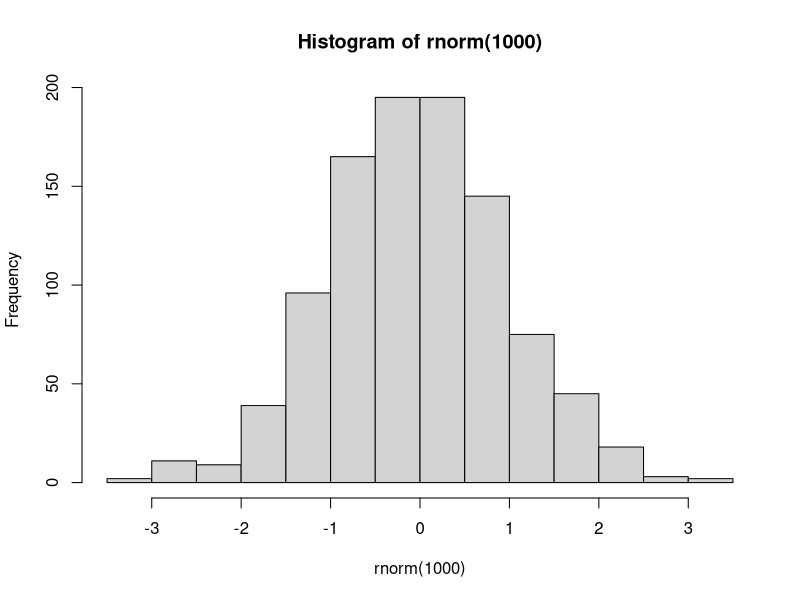

The R script that drew this image:
## ---- chunk 1
set.seed(1234)
hist(rnorm(1000))
